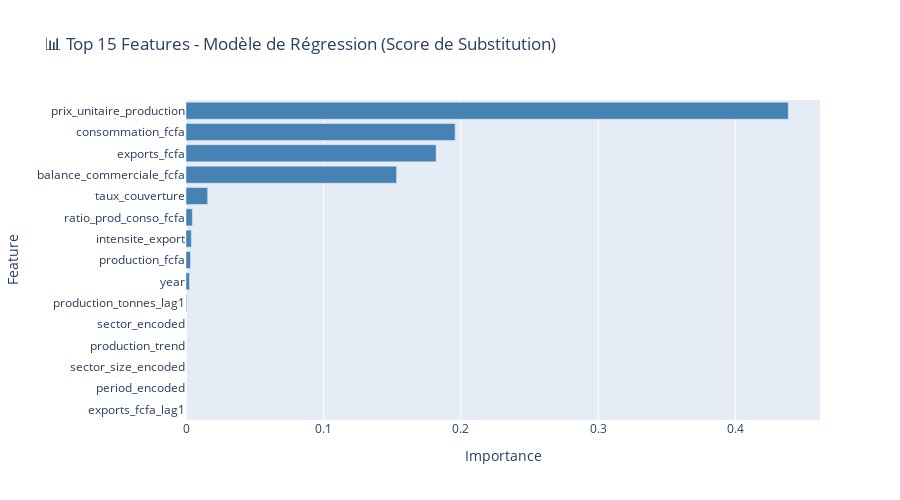

Write notebook code for a chart like this one.
### Markdown cell above
## 7. 📊 Analyse de l'importance des Features

### Code cell
# 7.1 Importance des features pour le modèle de régression
importance_reg = pd.DataFrame({
    'feature': feature_cols_regression,
    'importance': best_xgb_reg.feature_importances_
}).sort_values('importance', ascending=True)

# Top 15 features
top_features_reg = importance_reg.tail(15)

fig = go.Figure(go.Bar(
    x=top_features_reg['importance'],
    y=top_features_reg['feature'],
    orientation='h',
    marker_color='steelblue'
))

fig.update_layout(
    title="📊 Top 15 Features - Modèle de Régression (Score de Substitution)",
    xaxis_title="Importance",
    yaxis_title="Feature",
    height=500
)
fig.show()

print("📋 Top 10 features les plus importantes (Régression):")
for i, row in importance_reg.tail(10).iloc[::-1].iterrows():
    print(f"   {row['importance']:.4f} - {row['feature']}")

### Figure 1 — Plotly figure (JSON) as saved in the notebook; plotly's stock layout.template omitted (floating-point values rounded to 4 significant figures)
{"data": [{"marker": {"color": "steelblue"}, "orientation": "h", "type": "bar", "x": [0.0, 0.0, 0.0, 0.0, 0.0, 0.0005157, 0.002529, 0.003295, 0.003876, 0.004633, 0.01576, 0.1532, 0.182, 0.1959, 0.4383], "y": ["exports_fcfa_lag1", "period_encoded", "sector_size_encoded", "production_trend", "sector_encoded", "production_tonnes_lag1", "year", "production_fcfa", "intensite_export", "ratio_prod_conso_fcfa", "taux_couverture", "balance_commerciale_fcfa", "exports_fcfa", "consommation_fcfa", "prix_unitaire_production"]}], "layout": {"height": 500, "title": {"text": "📊 Top 15 Features - Modèle de Régression (Score de Substitution)"}, "xaxis": {"title": {"text": "Importance"}}, "yaxis": {"title": {"text": "Feature"}}}}
